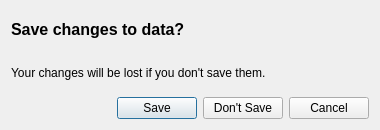
<?xml version="1.0" encoding="UTF-8"?>
<ui version="4.0">
 <class>SaveData</class>
 <widget class="QDialog" name="SaveData">
  <property name="geometry">
   <rect>
    <x>0</x>
    <y>0</y>
    <width>380</width>
    <height>130</height>
   </rect>
  </property>
  <property name="windowTitle">
   <string>Dialog</string>
  </property>
  <layout class="QVBoxLayout" name="verticalLayout">
   <item>
    <widget class="QLabel" name="label_2">
     <property name="font">
      <font>
       <pointsize>12</pointsize>
       <weight>75</weight>
       <bold>true</bold>
      </font>
     </property>
     <property name="text">
      <string>Save changes to data?</string>
     </property>
    </widget>
   </item>
   <item>
    <widget class="QLabel" name="label">
     <property name="text">
      <string>Your changes will be lost if you don't save them.</string>
     </property>
    </widget>
   </item>
   <item>
    <layout class="QHBoxLayout" name="horizontalLayout">
     <item>
      <spacer name="horizontalSpacer">
       <property name="orientation">
        <enum>Qt::Horizontal</enum>
       </property>
       <property name="sizeHint" stdset="0">
        <size>
         <width>40</width>
         <height>20</height>
        </size>
       </property>
      </spacer>
     </item>
     <item>
      <widget class="QPushButton" name="saveButton">
       <property name="text">
        <string>Save</string>
       </property>
      </widget>
     </item>
     <item>
      <widget class="QPushButton" name="dontSaveButton">
       <property name="text">
        <string>Don't Save</string>
       </property>
      </widget>
     </item>
     <item>
      <widget class="QPushButton" name="cancelButton">
       <property name="text">
        <string>Cancel</string>
       </property>
      </widget>
     </item>
    </layout>
   </item>
  </layout>
 </widget>
 <resources/>
 <connections/>
</ui>
